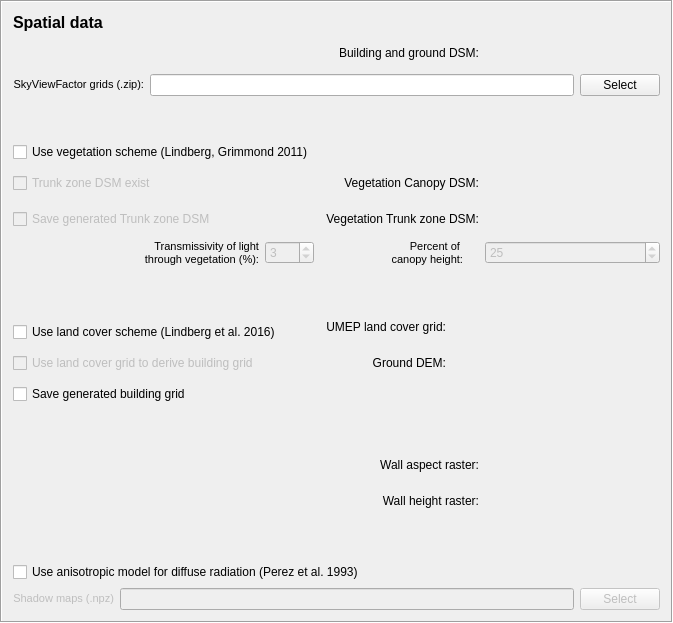
    <widget class="QFrame" name="frame">
     <property name="frameShape">
      <enum>QFrame::Box</enum>
     </property>
     <property name="frameShadow">
      <enum>QFrame::Sunken</enum>
     </property>
     <layout class="QGridLayout" name="gridLayout_4">
      <item row="5" column="6">
       <widget class="QWidget" name="widgetCDSM" native="true">
        <property name="enabled">
         <bool>false</bool>
        </property>
        <property name="minimumSize">
         <size>
          <width>175</width>
          <height>30</height>
         </size>
        </property>
        <property name="toolTip">
         <string>&lt;html&gt;&lt;head/&gt;&lt;body&gt;&lt;p&gt;The Canopy DSM should be given in meters above ground level. &lt;/p&gt;&lt;/body&gt;&lt;/html&gt;</string>
        </property>
        <property name="layoutDirection">
         <enum>Qt::LeftToRight</enum>
        </property>
        <layout class="QGridLayout" name="gridLayout_9"/>
       </widget>
      </item>
      <item row="15" column="6">
       <widget class="QWidget" name="widgetWH" native="true">
        <property name="minimumSize">
         <size>
          <width>175</width>
          <height>30</height>
         </size>
        </property>
        <property name="toolTip">
         <string>&lt;html&gt;&lt;head/&gt;&lt;body&gt;&lt;p&gt;The wall height grid should be given in meters above ground and can be generated with the Wall height and Aspect tool. &lt;/p&gt;&lt;/body&gt;&lt;/html&gt;</string>
        </property>
        <property name="layoutDirection">
         <enum>Qt::LeftToRight</enum>
        </property>
       </widget>
      </item>
      <item row="6" column="6">
       <widget class="QWidget" name="widgetTDSM" native="true">
        <property name="enabled">
         <bool>false</bool>
        </property>
        <property name="minimumSize">
         <size>
          <width>175</width>
          <height>30</height>
         </size>
        </property>
        <property name="toolTip">
         <string>&lt;html&gt;&lt;head/&gt;&lt;body&gt;&lt;p&gt;The Trunk zone DSM should be references to meters above ground level. &lt;/p&gt;&lt;/body&gt;&lt;/html&gt;</string>
        </property>
        <property name="layoutDirection">
         <enum>Qt::LeftToRight</enum>
        </property>
        <layout class="QGridLayout" name="gridLayout_10"/>
       </widget>
      </item>
      <item row="11" column="6">
       <widget class="QWidget" name="widgetDEM" native="true">
        <property name="enabled">
         <bool>true</bool>
        </property>
        <property name="minimumSize">
         <size>
          <width>175</width>
          <height>30</height>
         </size>
        </property>
        <property name="toolTip">
         <string>&lt;html&gt;&lt;head/&gt;&lt;body&gt;&lt;p&gt;The DEM should be given in meters above ground level. &lt;/p&gt;&lt;/body&gt;&lt;/html&gt;</string>
        </property>
        <property name="layoutDirection">
         <enum>Qt::LeftToRight</enum>
        </property>
        <layout class="QGridLayout" name="gridLayout_6"/>
       </widget>
      </item>
      <item row="9" column="6" rowspan="2">
       <widget class="QWidget" name="widgetLC" native="true">
        <property name="enabled">
         <bool>false</bool>
        </property>
        <property name="minimumSize">
         <size>
          <width>175</width>
          <height>30</height>
         </size>
        </property>
        <property name="toolTip">
         <string>&lt;html&gt;&lt;head/&gt;&lt;body&gt;&lt;p&gt;The default land cover grid can include 5 classes (buildings, paved, grass, bare soil, water) and should represent ground cover i.e. material on ground surface (under vegetation).&lt;/p&gt;&lt;/body&gt;&lt;/html&gt;</string>
        </property>
        <property name="layoutDirection">
         <enum>Qt::LeftToRight</enum>
        </property>
        <layout class="QGridLayout" name="gridLayout_11"/>
       </widget>
      </item>
      <item row="14" column="6">
       <widget class="QWidget" name="widgetWA" native="true">
        <property name="minimumSize">
         <size>
          <width>175</width>
          <height>30</height>
         </size>
        </property>
        <property name="toolTip">
         <string>&lt;html&gt;&lt;head/&gt;&lt;body&gt;&lt;p&gt;The wall aspect grid should be given in degrees and can be generated with the Wall height and Aspect tool. &lt;/p&gt;&lt;/body&gt;&lt;/html&gt;</string>
        </property>
        <property name="layoutDirection">
         <enum>Qt::LeftToRight</enum>
        </property>
       </widget>
      </item>
      <item row="7" column="3" colspan="2">
       <widget class="QLabel" name="label_5">
        <property name="text">
         <string>&lt;!DOCTYPE HTML PUBLIC &quot;-//W3C//DTD HTML 4.0//EN&quot; &quot;http://www.w3.org/TR/REC-html40/strict.dtd&quot;&gt;
&lt;html&gt;&lt;head&gt;&lt;meta name=&quot;qrichtext&quot; content=&quot;1&quot; /&gt;&lt;style type=&quot;text/css&quot;&gt;
p, li { white-space: pre-wrap; }
&lt;/style&gt;&lt;/head&gt;&lt;body style=&quot; font-family:'MS Shell Dlg 2'; font-size:8.25pt; font-weight:400; font-style:normal;&quot;&gt;
&lt;p style=&quot; margin-top:0px; margin-bottom:0px; margin-left:0px; margin-right:0px; -qt-block-indent:0; text-indent:0px;&quot;&gt;&lt;span style=&quot; font-size:8pt;&quot;&gt;Percent of &lt;/span&gt;&lt;/p&gt;
&lt;p style=&quot; margin-top:0px; margin-bottom:0px; margin-left:0px; margin-right:0px; -qt-block-indent:0; text-indent:0px;&quot;&gt;&lt;span style=&quot; font-size:8pt;&quot;&gt;canopy height:&lt;/span&gt;&lt;/p&gt;&lt;/body&gt;&lt;/html&gt;</string>
        </property>
        <property name="alignment">
         <set>Qt::AlignRight|Qt::AlignTrailing|Qt::AlignVCenter</set>
        </property>
       </widget>
      </item>
      <item row="13" column="3">
       <spacer name="verticalSpacer_7">
        <property name="orientation">
         <enum>Qt::Vertical</enum>
        </property>
        <property name="sizeHint" stdset="0">
         <size>
          <width>20</width>
          <height>40</height>
         </size>
        </property>
       </spacer>
      </item>
      <item row="9" column="3" rowspan="2">
       <widget class="QLabel" name="label_14">
        <property name="text">
         <string>UMEP land cover grid:</string>
        </property>
        <property name="alignment">
         <set>Qt::AlignRight|Qt::AlignTrailing|Qt::AlignVCenter</set>
        </property>
       </widget>
      </item>
      <item row="15" column="3" colspan="3">
       <widget class="QLabel" name="label_32">
        <property name="text">
         <string>Wall height raster:</string>
        </property>
        <property name="alignment">
         <set>Qt::AlignRight|Qt::AlignTrailing|Qt::AlignVCenter</set>
        </property>
       </widget>
      </item>
      <item row="5" column="3" colspan="3">
       <widget class="QLabel" name="label_2">
        <property name="text">
         <string>Vegetation Canopy DSM:</string>
        </property>
        <property name="alignment">
         <set>Qt::AlignRight|Qt::AlignTrailing|Qt::AlignVCenter</set>
        </property>
       </widget>
      </item>
      <item row="11" column="0">
       <widget class="QCheckBox" name="checkBoxDEM">
        <property name="enabled">
         <bool>false</bool>
        </property>
        <property name="toolTip">
         <string>Tick this in if the building grid should be created from the land cover grid. Otherwise, a DEM including only ground heights must be added. This will then be used to derive a building grid together with the ground and building DSM.</string>
        </property>
        <property name="text">
         <string>Use land cover grid to derive building grid</string>
        </property>
       </widget>
      </item>
      <item row="6" column="0">
       <widget class="QCheckBox" name="checkBoxSaveTrunk">
        <property name="enabled">
         <bool>false</bool>
        </property>
        <property name="toolTip">
         <string>Tick this in if you want to save your TDSM that is generated (GeoTIFF).</string>
        </property>
        <property name="text">
         <string>Save generated Trunk zone DSM</string>
        </property>
       </widget>
      </item>
      <item row="7" column="0">
       <widget class="QLabel" name="label_8">
        <property name="text">
         <string>&lt;!DOCTYPE HTML PUBLIC &quot;-//W3C//DTD HTML 4.0//EN&quot; &quot;http://www.w3.org/TR/REC-html40/strict.dtd&quot;&gt;
&lt;html&gt;&lt;head&gt;&lt;meta name=&quot;qrichtext&quot; content=&quot;1&quot; /&gt;&lt;style type=&quot;text/css&quot;&gt;
p, li { white-space: pre-wrap; }
&lt;/style&gt;&lt;/head&gt;&lt;body style=&quot; font-family:'MS Shell Dlg 2'; font-size:8.25pt; font-weight:400; font-style:normal;&quot;&gt;
&lt;p style=&quot; margin-top:0px; margin-bottom:0px; margin-left:0px; margin-right:0px; -qt-block-indent:0; text-indent:0px;&quot;&gt;&lt;span style=&quot; font-size:8pt;&quot;&gt;Transmissivity of light&lt;/span&gt;&lt;/p&gt;
&lt;p style=&quot; margin-top:0px; margin-bottom:0px; margin-left:0px; margin-right:0px; -qt-block-indent:0; text-indent:0px;&quot;&gt;&lt;span style=&quot; font-size:8pt;&quot;&gt;through vegetation (%):&lt;/span&gt;&lt;/p&gt;&lt;/body&gt;&lt;/html&gt;</string>
        </property>
        <property name="alignment">
         <set>Qt::AlignRight|Qt::AlignTrailing|Qt::AlignVCenter</set>
        </property>
       </widget>
      </item>
      <item row="8" column="3">
       <spacer name="verticalSpacer_4">
        <property name="orientation">
         <enum>Qt::Vertical</enum>
        </property>
        <property name="sizeHint" stdset="0">
         <size>
          <width>20</width>
          <height>40</height>
         </size>
        </property>
       </spacer>
      </item>
      <item row="4" column="0" colspan="2">
       <widget class="QCheckBox" name="checkBoxUseVeg">
        <property name="enabled">
         <bool>true</bool>
        </property>
        <property name="toolTip">
         <string>Tick this box if you want to include vegetation (trees and bushes) in the calculations.</string>
        </property>
        <property name="text">
         <string>Use vegetation scheme (Lindberg, Grimmond 2011)</string>
        </property>
       </widget>
      </item>
      <item row="11" column="3">
       <widget class="QLabel" name="label_16">
        <property name="text">
         <string>Ground DEM:</string>
        </property>
        <property name="alignment">
         <set>Qt::AlignRight|Qt::AlignTrailing|Qt::AlignVCenter</set>
        </property>
       </widget>
      </item>
      <item row="12" column="0">
       <widget class="QCheckBox" name="checkBoxBuild">
        <property name="enabled">
         <bool>true</bool>
        </property>
        <property name="toolTip">
         <string>&lt;html&gt;&lt;head/&gt;&lt;body&gt;&lt;p&gt;Tick this in if you want to save your building grid that is generated (GeoTIFF).&lt;/p&gt;&lt;/body&gt;&lt;/html&gt;</string>
        </property>
        <property name="text">
         <string>Save generated building grid</string>
        </property>
       </widget>
      </item>
      <item row="5" column="0">
       <widget class="QCheckBox" name="checkBoxTrunkExist">
        <property name="enabled">
         <bool>false</bool>
        </property>
        <property name="toolTip">
         <string>Tick this in if a trunk zone DSM already exist.</string>
        </property>
        <property name="text">
         <string>Trunk zone DSM exist</string>
        </property>
       </widget>
      </item>
      <item row="6" column="3" colspan="3">
       <widget class="QLabel" name="label_3">
        <property name="text">
         <string>Vegetation Trunk zone DSM:</string>
        </property>
        <property name="alignment">
         <set>Qt::AlignRight|Qt::AlignTrailing|Qt::AlignVCenter</set>
        </property>
       </widget>
      </item>
      <item row="14" column="3" colspan="3">
       <widget class="QLabel" name="label_31">
        <property name="text">
         <string>Wall aspect raster:</string>
        </property>
        <property name="alignment">
         <set>Qt::AlignRight|Qt::AlignTrailing|Qt::AlignVCenter</set>
        </property>
       </widget>
      </item>
      <item row="0" column="0">
       <widget class="QLabel" name="label_13">
        <property name="text">
         <string>&lt;!DOCTYPE HTML PUBLIC &quot;-//W3C//DTD HTML 4.0//EN&quot; &quot;http://www.w3.org/TR/REC-html40/strict.dtd&quot;&gt;
&lt;html&gt;&lt;head&gt;&lt;meta name=&quot;qrichtext&quot; content=&quot;1&quot; /&gt;&lt;style type=&quot;text/css&quot;&gt;
p, li { white-space: pre-wrap; }
&lt;/style&gt;&lt;/head&gt;&lt;body style=&quot; font-family:'MS Shell Dlg 2'; font-size:8pt; font-weight:400; font-style:normal;&quot;&gt;
&lt;p style=&quot; margin-top:0px; margin-bottom:0px; margin-left:0px; margin-right:0px; -qt-block-indent:0; text-indent:0px;&quot;&gt;&lt;span style=&quot; font-size:12pt; font-weight:600;&quot;&gt;Spatial data&lt;/span&gt;&lt;/p&gt;&lt;/body&gt;&lt;/html&gt;</string>
        </property>
       </widget>
      </item>
      <item row="3" column="1" colspan="2">
       <spacer name="verticalSpacer_5">
        <property name="orientation">
         <enum>Qt::Vertical</enum>
        </property>
        <property name="sizeHint" stdset="0">
         <size>
          <width>20</width>
          <height>40</height>
         </size>
        </property>
       </spacer>
      </item>
      <item row="7" column="1">
       <widget class="QSpinBox" name="spinBoxTrans">
        <property name="enabled">
         <bool>false</bool>
        </property>
        <property name="value">
         <number>3</number>
        </property>
       </widget>
      </item>
      <item row="16" column="3">
       <spacer name="verticalSpacer_11">
        <property name="orientation">
         <enum>Qt::Vertical</enum>
        </property>
        <property name="sizeHint" stdset="0">
         <size>
          <width>20</width>
          <height>40</height>
         </size>
        </property>
       </spacer>
      </item>
      <item row="7" column="6">
       <widget class="QSpinBox" name="spinBoxTrunkHeight">
        <property name="enabled">
         <bool>false</bool>
        </property>
        <property name="toolTip">
         <string>If a trunk zone vegetation DSM is absent, this can be generated based on the height of the Canopy DSM. The default percentage is set to 25%.</string>
        </property>
        <property name="value">
         <number>25</number>
        </property>
       </widget>
      </item>
      <item row="1" column="3" colspan="3">
       <widget class="QLabel" name="label">
        <property name="text">
         <string>Building and ground DSM:</string>
        </property>
        <property name="alignment">
         <set>Qt::AlignRight|Qt::AlignTrailing|Qt::AlignVCenter</set>
        </property>
       </widget>
      </item>
      <item row="10" column="0" colspan="2">
       <widget class="QCheckBox" name="checkBoxLandCover">
        <property name="toolTip">
         <string>Tick this in to included land cover information</string>
        </property>
        <property name="text">
         <string>Use land cover scheme (Lindberg et al. 2016)</string>
        </property>
       </widget>
      </item>
      <item row="17" column="0" colspan="4">
       <widget class="QCheckBox" name="checkBoxPerez">
        <property name="enabled">
         <bool>true</bool>
        </property>
        <property name="toolTip">
         <string>&lt;html&gt;&lt;head/&gt;&lt;body&gt;&lt;p&gt;Tick this in if you want treat the diffuse shortwave sky as anisotrophic.&lt;/p&gt;&lt;/body&gt;&lt;/html&gt;</string>
        </property>
        <property name="text">
         <string>Use anisotropic model for diffuse radiation (Perez et al. 1993)</string>
        </property>
       </widget>
      </item>
      <item row="1" column="6">
       <widget class="QWidget" name="widgetDSM" native="true">
        <property name="minimumSize">
         <size>
          <width>175</width>
          <height>30</height>
         </size>
        </property>
        <property name="toolTip">
         <string>&lt;html&gt;&lt;head/&gt;&lt;body&gt;&lt;p&gt;The building and ground DSM should be given in  meters above sea level. &lt;/p&gt;&lt;/body&gt;&lt;/html&gt;</string>
        </property>
        <property name="layoutDirection">
         <enum>Qt::LeftToRight</enum>
        </property>
       </widget>
      </item>
      <item row="2" column="0" colspan="7">
       <layout class="QGridLayout" name="gridLayout">
        <item row="0" column="0">
         <widget class="QLabel" name="label_10">
          <property name="text">
           <string>&lt;!DOCTYPE HTML PUBLIC &quot;-//W3C//DTD HTML 4.0//EN&quot; &quot;http://www.w3.org/TR/REC-html40/strict.dtd&quot;&gt;
&lt;html&gt;&lt;head&gt;&lt;meta name=&quot;qrichtext&quot; content=&quot;1&quot; /&gt;&lt;style type=&quot;text/css&quot;&gt;
p, li { white-space: pre-wrap; }
&lt;/style&gt;&lt;/head&gt;&lt;body style=&quot; font-family:'MS Shell Dlg 2'; font-size:8pt; font-weight:400; font-style:normal;&quot;&gt;
&lt;p style=&quot; margin-top:0px; margin-bottom:0px; margin-left:0px; margin-right:0px; -qt-block-indent:0; text-indent:0px;&quot;&gt;SkyViewFactor grids (.zip):&lt;/p&gt;&lt;/body&gt;&lt;/html&gt;</string>
          </property>
          <property name="alignment">
           <set>Qt::AlignRight|Qt::AlignTrailing|Qt::AlignVCenter</set>
          </property>
         </widget>
        </item>
        <item row="0" column="1">
         <widget class="QLineEdit" name="textInputSVF"/>
        </item>
        <item row="0" column="2">
         <widget class="QPushButton" name="pushButtonImportSVF">
          <property name="toolTip">
           <string>&lt;html&gt;&lt;head/&gt;&lt;body&gt;&lt;p&gt;The SOLWEIG model make use of SVFs to calculate T&lt;span style=&quot; vertical-align:sub;&quot;&gt;mrt&lt;/span&gt;. The zip-file needed can be created with the SkyViewFactor calculator found in the UMEP Pre-processor. &lt;/p&gt;&lt;/body&gt;&lt;/html&gt;</string>
          </property>
          <property name="text">
           <string>Select</string>
          </property>
         </widget>
        </item>
       </layout>
      </item>
      <item row="18" column="0" colspan="7">
       <layout class="QGridLayout" name="gridLayout_17">
        <item row="0" column="0">
         <widget class="QLabel" name="label_48">
          <property name="enabled">
           <bool>false</bool>
          </property>
          <property name="text">
           <string>&lt;!DOCTYPE HTML PUBLIC &quot;-//W3C//DTD HTML 4.0//EN&quot; &quot;http://www.w3.org/TR/REC-html40/strict.dtd&quot;&gt;
&lt;html&gt;&lt;head&gt;&lt;meta name=&quot;qrichtext&quot; content=&quot;1&quot; /&gt;&lt;style type=&quot;text/css&quot;&gt;
p, li { white-space: pre-wrap; }
&lt;/style&gt;&lt;/head&gt;&lt;body style=&quot; font-family:'MS Shell Dlg 2'; font-size:8pt; font-weight:400; font-style:normal;&quot;&gt;
&lt;p style=&quot; margin-top:0px; margin-bottom:0px; margin-left:0px; margin-right:0px; -qt-block-indent:0; text-indent:0px;&quot;&gt;Shadow maps (.npz)&lt;/p&gt;&lt;/body&gt;&lt;/html&gt;</string>
          </property>
          <property name="alignment">
           <set>Qt::AlignRight|Qt::AlignTrailing|Qt::AlignVCenter</set>
          </property>
         </widget>
        </item>
        <item row="0" column="1">
         <widget class="QLineEdit" name="textInputPerez">
          <property name="enabled">
           <bool>false</bool>
          </property>
         </widget>
        </item>
        <item row="0" column="2">
         <widget class="QPushButton" name="pushButtonImportPerez">
          <property name="enabled">
           <bool>false</bool>
          </property>
          <property name="toolTip">
           <string>&lt;html&gt;&lt;head/&gt;&lt;body&gt;&lt;p&gt;These shadow maps can be generated with the SVFCalculator (*.npz). &lt;/p&gt;&lt;/body&gt;&lt;/html&gt;</string>
          </property>
          <property name="text">
           <string>Select</string>
          </property>
         </widget>
        </item>
       </layout>
      </item>
     </layout>
    </widget>
